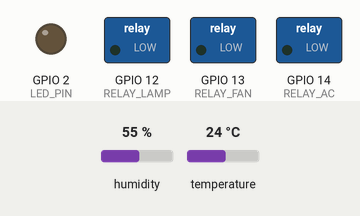
Recording of a sketch running on a simulated ESP32. On the bench: switched loads named in the sketch (green lamp = pin HIGH), output pins drawn as LEDs (lit = HIGH). The inputs (shaded band) are chosen by the test bench; at power-on: humidity 55 %, temperature 24 °C. WiFi joins after 1.5 s; servers stay silent unless stated; uploads are accepted with an empty reply; what the sketch prints to the serial monitor is not drawn.

Above: at 0.1 s.
At 1.6 s:
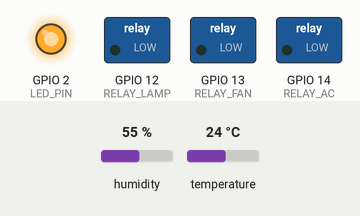
Timing chart, 0 to 3.1 s (numbered marks = the images above):
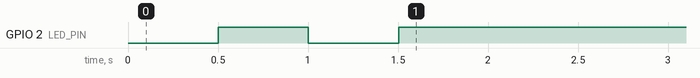

The sketch:

smart-home.ino
```cpp
/*
 * Smart Home Automation - ESP32 Firmware
 * Project: smart-home-automation-641fc
 *
 * This firmware connects ESP32 to WiFi and Firebase Realtime Database
 * to control home appliances and send sensor data in real-time.
 *
 * Hardware Requirements:
 * - ESP32 Development Board
 * - Relay modules for appliances (connected to GPIO pins)
 * - DHT22 Temperature/Humidity Sensor (optional)
 * - LEDs for status indication
 *
 * Pin Configuration:
 * - GPIO 2: Built-in LED (status)
 * - GPIO 4: DHT22 Sensor
 * - GPIO 12: Relay 1 (Lamp)
 * - GPIO 13: Relay 2 (Fan)
 * - GPIO 14: Relay 3 (AC)
 */

#include <WiFi.h>
#include <HTTPClient.h>
#include <ArduinoJson.h>
#include "DHT.h"

// ===== CONFIGURATION =====
// WiFi Credentials
const char* ssid = "MCO";
const char* password = "Mco2025&6";

// Firebase Configuration
const char* firebaseHost = "https://smart-home-automation-641fc-default-rtdb.firebaseio.com";
const char* firebaseAuth = ""; // Optional: Add your Firebase secret or leave empty for open rules

// DHT Sensor Configuration
#define DHTPIN 4
#define DHTTYPE DHT22
DHT dht(DHTPIN, DHTTYPE);

// GPIO Pin Definitions
#define LED_PIN 2
#define RELAY_LAMP 12
#define RELAY_FAN 13
#define RELAY_AC 14

// Update intervals (milliseconds)
const unsigned long SENSOR_UPDATE_INTERVAL = 10000;  // 10 seconds
const unsigned long DEVICE_CHECK_INTERVAL = 2000;    // 2 seconds

// Global variables
unsigned long lastSensorUpdate = 0;
unsigned long lastDeviceCheck = 0;
bool wifiConnected = false;

// Device states
struct DeviceState {
  String name;
  String status;
  int pin;
};

DeviceState devices[] = {
  {"lamp1", "off", RELAY_LAMP},
  {"fan1", "off", RELAY_FAN},
  {"ac1", "off", RELAY_AC}
};

// ===== SETUP =====
void setup() {
  Serial.begin(115200);
  Serial.println("\n\n=== Smart Home Automation ESP32 ===");

  // Initialize pins
  pinMode(LED_PIN, OUTPUT);
  pinMode(RELAY_LAMP, OUTPUT);
  pinMode(RELAY_FAN, OUTPUT);
  pinMode(RELAY_AC, OUTPUT);

  // Set all relays to OFF initially
  digitalWrite(RELAY_LAMP, LOW);
  digitalWrite(RELAY_FAN, LOW);
  digitalWrite(RELAY_AC, LOW);

  // Initialize DHT sensor
  dht.begin();

  // Connect to WiFi
  connectWiFi();

  // Initialize Firebase data
  if (wifiConnected) {
    initializeFirebase();
  }

  Serial.println("Setup complete!");
}

// ===== MAIN LOOP =====
void loop() {
  unsigned long currentMillis = millis();

  // Check WiFi connection
  if (WiFi.status() != WL_CONNECTED) {
    wifiConnected = false;
    digitalWrite(LED_PIN, LOW);
    Serial.println("WiFi disconnected. Reconnecting...");
    connectWiFi();
    return;
  } else {
    wifiConnected = true;
    digitalWrite(LED_PIN, HIGH);
  }

  // Update sensor data periodically
  if (currentMillis - lastSensorUpdate >= SENSOR_UPDATE_INTERVAL) {
    lastSensorUpdate = currentMillis;
    updateSensorData();
  }

  // Check device states periodically
  if (currentMillis - lastDeviceCheck >= DEVICE_CHECK_INTERVAL) {
    lastDeviceCheck = currentMillis;
    checkDeviceStates();
  }

  delay(100);
}

// ===== WIFI FUNCTIONS =====
void connectWiFi() {
  Serial.print("Connecting to WiFi: ");
  Serial.println(ssid);

  WiFi.mode(WIFI_STA);
  WiFi.begin(ssid, password);

  int attempts = 0;
  while (WiFi.status() != WL_CONNECTED && attempts < 20) {
    delay(500);
    Serial.print(".");
    digitalWrite(LED_PIN, !digitalRead(LED_PIN)); // Blink LED
    attempts++;
  }

  if (WiFi.status() == WL_CONNECTED) {
    wifiConnected = true;
    Serial.println("\nWiFi Connected!");
    Serial.print("IP Address: ");
    Serial.println(WiFi.localIP());
    digitalWrite(LED_PIN, HIGH);
  } else {
    wifiConnected = false;
    Serial.println("\nWiFi Connection Failed!");
    digitalWrite(LED_PIN, LOW);
  }
}

// ===== FIREBASE FUNCTIONS =====
void initializeFirebase() {
  Serial.println("Initializing Firebase data...");

  // Create initial device data
  String devicesData = "{";
  devicesData += "\"lamp1\":{\"status\":\"off\",\"name\":\"Living Room Lamp\"},";
  devicesData += "\"fan1\":{\"status\":\"off\",\"name\":\"Bedroom Fan\"},";
  devicesData += "\"ac1\":{\"status\":\"off\",\"name\":\"Air Conditioner\",\"temperature\":24}";
  devicesData += "}";

  // Send to Firebase
  String url = String(firebaseHost) + "/devices.json";
  if (firebaseAuth != "") {
    url += "?auth=" + String(firebaseAuth);
  }

  HTTPClient http;
  http.begin(url);
  http.addHeader("Content-Type", "application/json");

  int httpCode = http.PUT(devicesData);

  if (httpCode > 0) {
    Serial.println("Firebase initialized successfully");
  } else {
    Serial.println("Firebase initialization failed");
  }

  http.end();
}

void updateSensorData() {
  Serial.println("Reading sensors...");

  // Read DHT sensor
  float humidity = dht.readHumidity();
  float temperature = dht.readTemperature();

  // Check if readings are valid
  if (isnan(humidity) || isnan(temperature)) {
    Serial.println("Failed to read from DHT sensor!");
    return;
  }

  Serial.print("Temperature: ");
  Serial.print(temperature);
  Serial.print("°C, Humidity: ");
  Serial.print(humidity);
  Serial.println("%");

  // Create JSON data
  StaticJsonDocument<200> doc;
  doc["temperature"] = temperature;
  doc["humidity"] = humidity;
  doc["lastUpdate"] = millis();

  String jsonData;
  serializeJson(doc, jsonData);

  // Send to Firebase
  String url = String(firebaseHost) + "/sensors.json";
  if (firebaseAuth != "") {
    url += "?auth=" + String(firebaseAuth);
  }

  HTTPClient http;
  http.begin(url);
  http.addHeader("Content-Type", "application/json");

  int httpCode = http.PUT(jsonData);

  if (httpCode > 0) {
    Serial.println("Sensor data updated");
  } else {
    Serial.println("Failed to update sensor data");
  }

  http.end();
}

void checkDeviceStates() {
  // Fetch device states from Firebase
  for (int i = 0; i < 3; i++) {
    String deviceId = devices[i].name;
    String url = String(firebaseHost) + "/devices/" + deviceId + "/status.json";

    if (firebaseAuth != "") {
      url += "?auth=" + String(firebaseAuth);
    }

    HTTPClient http;
    http.begin(url);

    int httpCode = http.GET();

    if (httpCode == 200) {
      String payload = http.getString();
      payload.replace("\"", ""); // Remove quotes

      if (payload != devices[i].status) {
        devices[i].status = payload;
        updateDevicePin(i);
        Serial.print("Device ");
        Serial.print(deviceId);
        Serial.print(" updated to: ");
        Serial.println(payload);
      }
    }

    http.end();
  }
}

void updateDevicePin(int index) {
  bool state = (devices[index].status == "on");
  digitalWrite(devices[index].pin, state ? HIGH : LOW);
}

// ===== HELPER FUNCTIONS =====
void printStatus() {
  Serial.println("\n=== System Status ===");
  Serial.print("WiFi: ");
  Serial.println(wifiConnected ? "Connected" : "Disconnected");
  Serial.print("IP: ");
  Serial.println(WiFi.localIP());

  Serial.println("\nDevices:");
  for (int i = 0; i < 3; i++) {
    Serial.print(devices[i].name);
    Serial.print(": ");
    Serial.println(devices[i].status);
  }
  Serial.println("===================\n");
}
```
